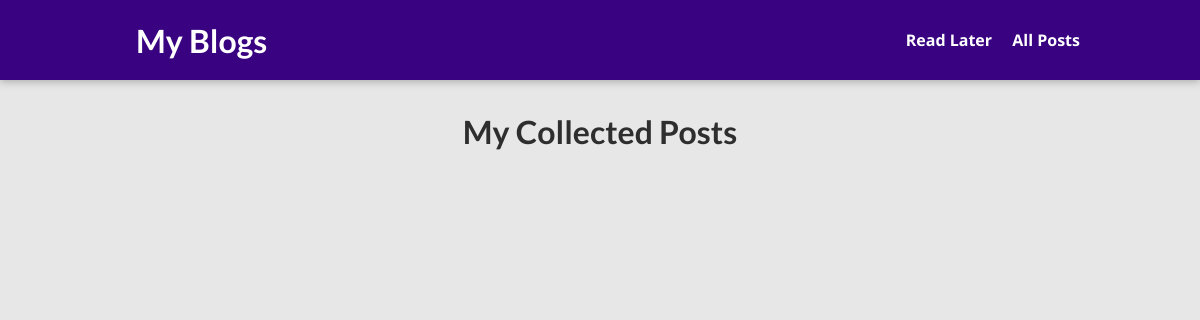
The page /blog/posts/ on the database as committed earlier.
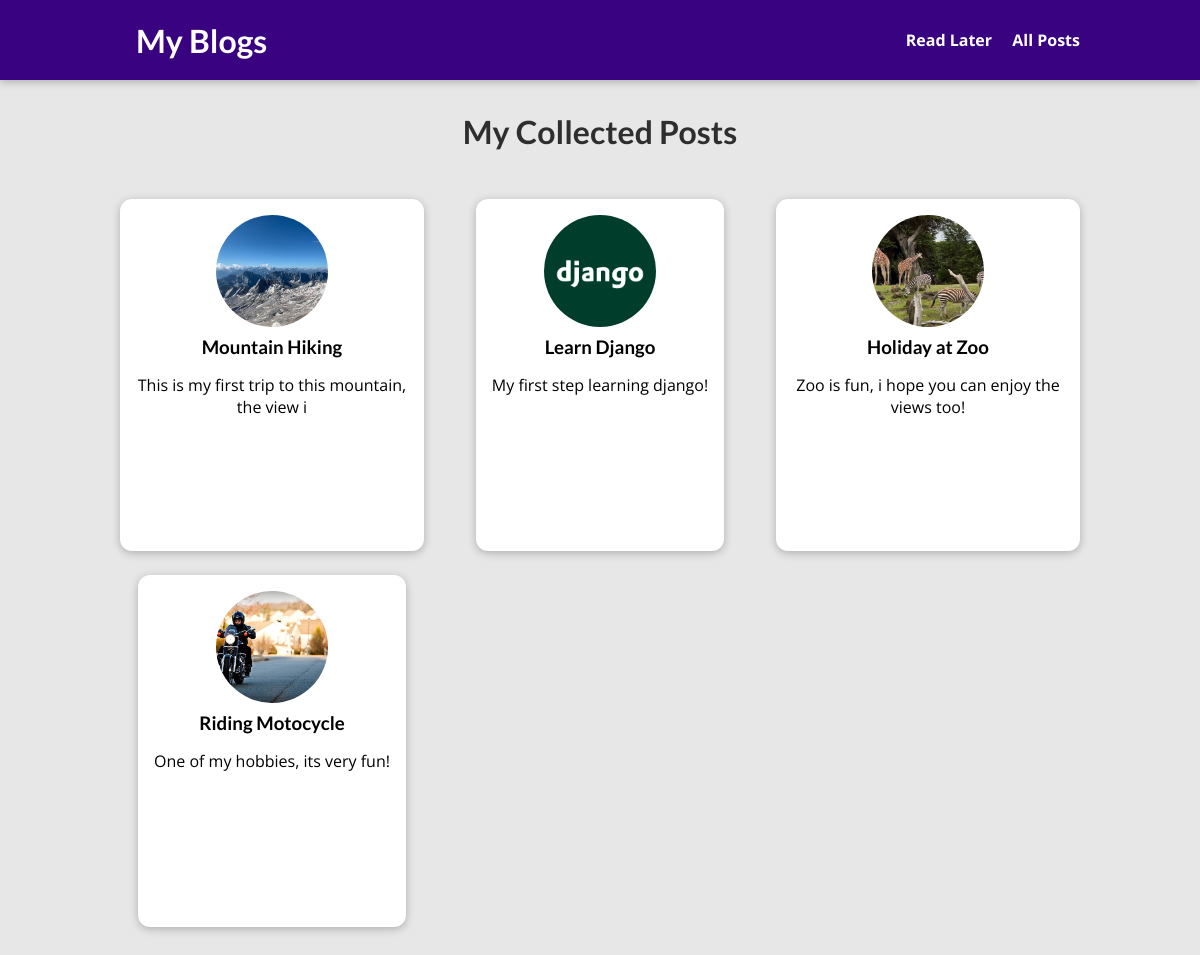
The same page on the database as committed later.
### blog/models.py (models this page shows, shortened)
class Post(models.Model):
    title = models.CharField(max_length=150, null=True)
    excerpt = models.CharField(max_length=50, null=True)
    author = models.ForeignKey(Author, on_delete=models.SET_NULL, null=True, related_name='posts')
    image = models.ImageField(upload_to="posts", null=True)
    date = models.DateField(auto_now=True, null=True)
    slug = models.SlugField(unique=True, db_index=True)
    content = models.TextField(validators=[MinLengthValidator(10)], null=True)
    tags = models.ManyToManyField(Tag)

### blog/views.py (the view)
# urls.py: path('posts/', views.AllPostView.as_view(), name='posts-page'),
class AllPostView(ListView):
    model = Post
    template_name = "blog/all-posts.html"
    ordering = ["-date"]
    context_object_name = "all_posts"

### blog/templates/blog/all-posts.html (shortened to what this page needs)
{% extends 'base.html' %}
{% load static %}
{% block css_files %}
    <link rel="stylesheet" href="{% static 'blog/posts.css' %}">
    <link rel="stylesheet" href="{% static 'blog/all-posts.css' %}">
{% endblock css_files %}
{% block content %}
    <section id="all-posts">
        <h2>My Collected Posts</h2>
        <ul>
            {% for items in all_posts %}
                {% include "blog/include/posts.html" %}
            {% endfor %}
        </ul>
    </section>
{% endblock content %}

### templates/base.html (shortened to what this page needs)
{% load static %}
<!DOCTYPE html>
<html lang="en">
<head>
    <link rel="stylesheet" href="{% static 'app.css' %}">
    {% block css_files %}{% endblock css_files %}
</head>
<body>
    <header id="main-navigation">
        <h1> <a href="{% url 'blog' %}">My Blogs</a></h1>
        <nav>
            <a href="{% url 'read-later' %}">Read Later</a>
            <a href="{% url 'posts-page' %}">All Posts</a>
        </nav>
    </header>
    {% block content %}
    {% endblock content %}
</body>
</html>

### blog/templates/blog/include/posts.html
{% load static %}
<li>
    <article class="post">
        <a href="{% url 'posts-detail-page' items.slug %}">
            <img src="{{ items.image.url }}" alt="{{ items.title }}">
            <div class="post__content">
                <h3>{{ items.title }}</h3>
                <p>
                    {{ items.excerpt }}
                </p>
            </div>
        </a>
    </article>
</li>

### static/app.css (style rules this page uses)
* { box-sizing: border-box; }
html { font-family: 'Open Sans', 'Lato', sans-serif; }
body { margin: 0; }
h1, h2, h3 { font-family: 'Lato', sans-serif; font-weight: bold; }
#main-navigation { width: 100%; height: 5rem; display: flex; justify-content: space-between; align-items: center; padding: 0 10%; position: absolute; top: 0; left: 0; }
#main-navigation a { text-decoration: none; color: white; font-weight: bold; margin-left: 1rem; }

### blog/static/blog/posts.css (style rules this page uses)
.post { display: flex; flex-direction: column; align-items: center; text-align: center; }
.post a { text-decoration: none; color: black; transition: all 0.2s ease; padding: 1rem; }
.post img { width: 5rem; height: 5rem; object-fit: cover; border-radius: 50%; }
.post h3 { margin: 0.25rem 0; }

### blog/static/blog/all-posts.css (style rules this page uses)
body { background-color: #e7e7e7; }
#main-navigation { background-color: #390281; box-shadow: 0 2px 8px rgba(0, 0, 0, 0.25); }
#all-posts { margin: 7rem auto; width: 90%; max-width: 60rem; }
#all-posts h2 { text-align: center; font-size: 2rem; color: #2e2e2e; margin: 3rem 0; }
ul { list-style: none; margin: 0; padding: 0; display: grid; grid-template-columns: repeat(auto-fill, minmax(17rem, 1fr)); gap: 1.5rem; }
.post img { width: 7rem; height: 7rem; }
.post a { height: 22rem; transform-origin: center; box-shadow: 0 2px 8px rgba(0, 0, 0, 0.25); border-radius: 12px; background-color: white; }

Rows that differ between the two databases and show on the page:
added Post: image (picture), title "Mountain Hiking", excerpt "This is my first trip to this mountain, the view i"
added Post: image (picture), title "Learn Django", excerpt "My first step learning django!"
added Post: image (picture), title "Holiday at Zoo", excerpt "Zoo is fun, i hope you can enjoy the views too!"
added Post: image (picture), title "Riding Motocycle", excerpt "One of my hobbies, its very fun!"
